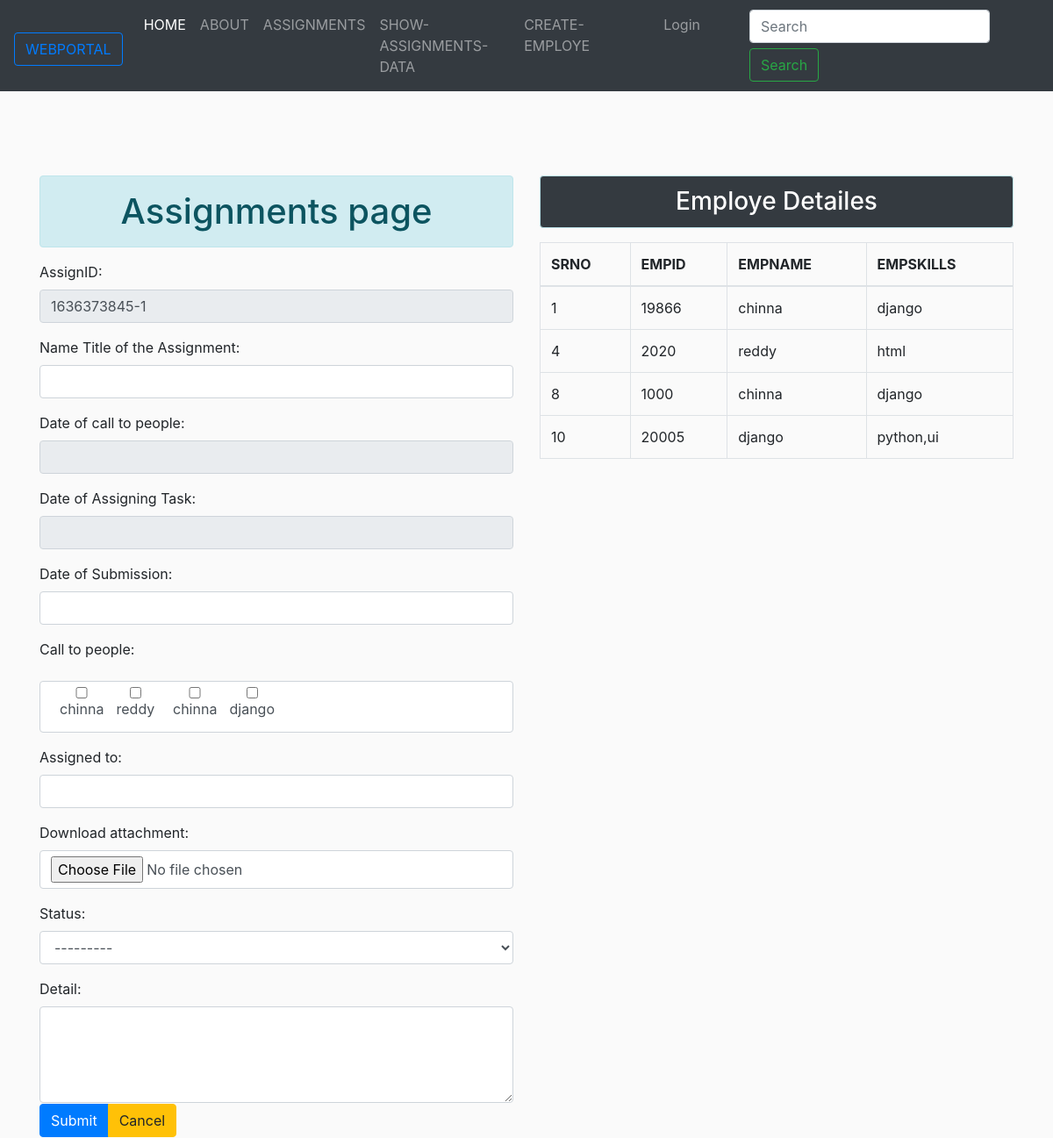
Screenshot of /assignment-detailes/ with the database file from the repository.
### webapp/models.py (models this page shows)
class Employe(models.Model):
    empid = models.CharField(max_length=6)
    empname = models.CharField(max_length=200)
    empskills = models.CharField(max_length=120,)
    def __str__(self):
        return self.empname

### webapp/views.py (the view)
# urls.py: path('assignment-detailes/',views.assignment_view,name="create-data"),
def assignment_view(request):
    current_GMT = time.gmtime()
    ts = calendar.timegm(current_GMT)
    l = ts,int(True)
    s = '-'.join(str(n) for n in l)
    initial_data = {'assign_id':s}
    if request.method=="POST":
        fm = AssignmentsForm(request.POST,request.FILES,initial= initial_data)
        if fm.is_valid():
            fm.save()
            messages.success(request, 'Your Data Has Sucessfulluy Saved check it...')
            return redirect('showdata')
    else:
        fm = AssignmentsForm(initial=initial_data)
    emp_detailes = Employe.objects.all()
    return render(request,'web/create-assignment.html',{"form":fm,'emp_detailes':emp_detailes})

### webapp/templates/web/create-assignment.html (shortened to what this page needs)
{% extends "web/base.html" %}
{% load static %}
{% block content %}
<div class="container shadow-lg mt-5">
    <div class="row">
        <div class="col-sm-6 col-md-6 ">
            <h1 class="alert alert-info text-center mt-5 py-3">Assignments page</h1>
            <form action="" method="POST" enctype="multipart/form-data" class="shadow-lg">
                {{form.as_p}}
               <div class="btn-group top-button">
                <input type="submit" class="btn btn-primary" value="Submit">
                <input type="reset" class="btn btn-warning" value="Cancel">
               </div>
            </form>
        </div>
        <br>
        <div class="col-md-6 mt-5">
            <table class="table table-bordered table-hover ">
                <h3 class="alert alert-info text-center bg-dark text-white">Employe Detailes</h3>
                <thead>
                    <tr>
                        <th>SRNO</th>
                        <th>EMPID</th>
                        <th>EMPNAME</th>
                        <th>EMPSKILLS</th>
                    </tr>
                </thead>
                <tbody>
                    {% for i in emp_detailes %}
                    <tr>
                        <td>{{i.id}}</td>
                        <td>{{i.empid}}</td>
                        <td>{{i.empname}}</td>
                        <td>{{i.empskills}}</td>
                    </tr>
                    {% endfor %}
                </tbody>
            </table>
        </div>
    </div>
</div>
{% endblock content %}

### webapp/templates/web/base.html (shortened to what this page needs)
<!doctype html>
{% load static %}
<html lang="en">
<head>
  <link rel="stylesheet" href="https://maxcdn.bootstrapcdn.com/bootstrap/4.0.0/css/bootstrap.min.css"
>
  <link rel="stylesheet" href="//code.jquery.com/ui/1.13.0/themes/base/jquery-ui.css">
  <link rel="stylesheet" href="{% static 'css/style.css' %}">
  <link rel="stylesheet" href="https://use.fontawesome.com/releases/v5.15.4/css/all.css"
>
</head>
{% include "web/navbar.html" %}
{% block content %}
{% endblock content %}
</body>
</html>

### webapp/templates/web/navbar.html (shortened to what this page needs)
<nav class="navbar navbar-expand-lg navbar-dark bg-dark">
  <a class="navbar-brand" href="/" ><h5 class="btn btn-outline-primary mt-3">WEBPORTAL</h5></a>
  <div class="collapse navbar-collapse" id="navbarNav">
    <ul class="navbar-nav">
      <li class="nav-item active">
        <a class="nav-link" href="{% url 'home' %}">HOME <span class="sr-only">(current)</span></a>
      </li>
      <li class="nav-item">
        <a class="nav-link" href="{% url 'about' %}">ABOUT</a>
      </li>
      <li class="nav-item">
        <a class="nav-link" href="{% url 'create-data' %}">ASSIGNMENTS</a>
      </li>
      <li class="nav-item">
        <a class="nav-link" href="{% url 'showdata' %}">SHOW-ASSIGNMENTS-DATA</a>
      </li>
      <li class="nav-item">
        <a class="nav-link " href="{% url 'employe' %}">CREATE-EMPLOYE</a>
      </li>
      <li class="nav-item">
        <a class="nav-link ml-5" href="{% url 'login' %}">Login</a>
      </li>
      <form class="form-inline mr-5 ml-5">
        <input class="form-control mr-sm-2" type="search" placeholder="Search" aria-label="Search">
        <button class="btn btn-outline-success my-2 my-sm-0" type="submit">Search</button>
      </form>
    </ul>
  </div>
</nav>

### webapp/static/css/style.css (style rules this page uses)
.top-button { margin-top: -20px; }

### webapp/templates/web/create-assignment.html (style rules this page uses)
#id_call_to_people > li { list-style-type: none; display:inline-flex; padding-left: 10px; }
#id_call_to_people >li { width: 60px; text-decoration: dashed; }

### rows the page displays
Employe: id "1", empid "19866", empname "chinna", empskills "django"
Employe: id "4", empid "2020", empname "reddy", empskills "html"
Employe: id "8", empid "1000", empname "chinna", empskills "django"
Employe: id "10", empid "20005", empname "django", empskills "python,ui"
